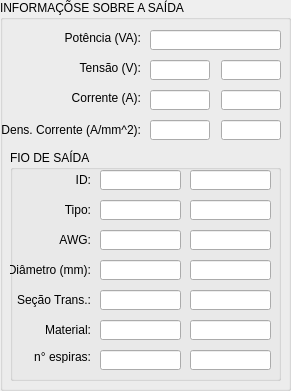
  <widget class="QGroupBox" name="groupBox_Output">
   <property name="geometry">
    <rect>
     <x>310</x>
     <y>400</y>
     <width>291</width>
     <height>391</height>
    </rect>
   </property>
   <property name="title">
    <string>INFORMAÇÕSE SOBRE A SAÍDA</string>
   </property>
   <widget class="QLabel" name="label_currentOutput">
    <property name="geometry">
     <rect>
      <x>60</x>
      <y>90</y>
      <width>81</width>
      <height>16</height>
     </rect>
    </property>
    <property name="text">
     <string>Corrente (A):</string>
    </property>
    <property name="alignment">
     <set>Qt::AlignRight|Qt::AlignTrailing|Qt::AlignVCenter</set>
    </property>
   </widget>
   <widget class="QLineEdit" name="lineEdit_voltageOutput_1">
    <property name="geometry">
     <rect>
      <x>150</x>
      <y>60</y>
      <width>60</width>
      <height>20</height>
     </rect>
    </property>
    <property name="styleSheet">
     <string notr="true"/>
    </property>
    <property name="text">
     <string/>
    </property>
   </widget>
   <widget class="QLabel" name="label_powerOutput">
    <property name="geometry">
     <rect>
      <x>60</x>
      <y>30</y>
      <width>81</width>
      <height>16</height>
     </rect>
    </property>
    <property name="text">
     <string>Potência (VA):</string>
    </property>
    <property name="alignment">
     <set>Qt::AlignRight|Qt::AlignTrailing|Qt::AlignVCenter</set>
    </property>
   </widget>
   <widget class="QLabel" name="label_voltageOutput">
    <property name="geometry">
     <rect>
      <x>60</x>
      <y>60</y>
      <width>81</width>
      <height>16</height>
     </rect>
    </property>
    <property name="text">
     <string>Tensão (V):</string>
    </property>
    <property name="alignment">
     <set>Qt::AlignRight|Qt::AlignTrailing|Qt::AlignVCenter</set>
    </property>
   </widget>
   <widget class="QLineEdit" name="lineEdit_powerOutput">
    <property name="geometry">
     <rect>
      <x>150</x>
      <y>30</y>
      <width>131</width>
      <height>20</height>
     </rect>
    </property>
    <property name="styleSheet">
     <string notr="true"/>
    </property>
    <property name="text">
     <string/>
    </property>
   </widget>
   <widget class="QLineEdit" name="lineEdit_currentOutput_1">
    <property name="geometry">
     <rect>
      <x>150</x>
      <y>90</y>
      <width>60</width>
      <height>20</height>
     </rect>
    </property>
   </widget>
   <widget class="QLineEdit" name="lineEdit_densityCurrentOutput_1">
    <property name="geometry">
     <rect>
      <x>150</x>
      <y>120</y>
      <width>60</width>
      <height>20</height>
     </rect>
    </property>
   </widget>
   <widget class="QLabel" name="label_densityCurrentOutput">
    <property name="geometry">
     <rect>
      <x>0</x>
      <y>120</y>
      <width>141</width>
      <height>20</height>
     </rect>
    </property>
    <property name="text">
     <string>Dens. Corrente (A/mm^2):</string>
    </property>
    <property name="alignment">
     <set>Qt::AlignRight|Qt::AlignTrailing|Qt::AlignVCenter</set>
    </property>
   </widget>
   <widget class="QGroupBox" name="groupBox_outputWire">
    <property name="geometry">
     <rect>
      <x>10</x>
      <y>150</y>
      <width>271</width>
      <height>231</height>
     </rect>
    </property>
    <property name="title">
     <string>FIO DE SAÍDA</string>
    </property>
    <widget class="QLineEdit" name="lineEdit_wireMaterialOutput_1">
     <property name="geometry">
      <rect>
       <x>90</x>
       <y>170</y>
       <width>81</width>
       <height>20</height>
      </rect>
     </property>
     <property name="text">
      <string/>
     </property>
    </widget>
    <widget class="QLabel" name="label_wireTypeOutput">
     <property name="geometry">
      <rect>
       <x>0</x>
       <y>50</y>
       <width>81</width>
       <height>20</height>
      </rect>
     </property>
     <property name="text">
      <string>Tipo:</string>
     </property>
     <property name="alignment">
      <set>Qt::AlignRight|Qt::AlignTrailing|Qt::AlignVCenter</set>
     </property>
    </widget>
    <widget class="QLabel" name="label_wireDiameterOutput">
     <property name="geometry">
      <rect>
       <x>0</x>
       <y>110</y>
       <width>81</width>
       <height>20</height>
      </rect>
     </property>
     <property name="text">
      <string>Diâmetro (mm):</string>
     </property>
     <property name="alignment">
      <set>Qt::AlignRight|Qt::AlignTrailing|Qt::AlignVCenter</set>
     </property>
    </widget>
    <widget class="QLineEdit" name="lineEdit_wireAreaOutput_1">
     <property name="geometry">
      <rect>
       <x>90</x>
       <y>140</y>
       <width>81</width>
       <height>20</height>
      </rect>
     </property>
     <property name="text">
      <string/>
     </property>
    </widget>
    <widget class="QLabel" name="label_wireAreaOutput">
     <property name="geometry">
      <rect>
       <x>-20</x>
       <y>140</y>
       <width>101</width>
       <height>20</height>
      </rect>
     </property>
     <property name="text">
      <string>Seção Trans.:</string>
     </property>
     <property name="alignment">
      <set>Qt::AlignRight|Qt::AlignTrailing|Qt::AlignVCenter</set>
     </property>
    </widget>
    <widget class="QLabel" name="label_wireAWGOutput">
     <property name="geometry">
      <rect>
       <x>0</x>
       <y>80</y>
       <width>81</width>
       <height>20</height>
      </rect>
     </property>
     <property name="text">
      <string>AWG:</string>
     </property>
     <property name="alignment">
      <set>Qt::AlignRight|Qt::AlignTrailing|Qt::AlignVCenter</set>
     </property>
    </widget>
    <widget class="QLineEdit" name="lineEdit_wireIDOutput_1">
     <property name="geometry">
      <rect>
       <x>90</x>
       <y>20</y>
       <width>81</width>
       <height>20</height>
      </rect>
     </property>
    </widget>
    <widget class="QLabel" name="label_wireMaterialOutput">
     <property name="geometry">
      <rect>
       <x>0</x>
       <y>170</y>
       <width>81</width>
       <height>20</height>
      </rect>
     </property>
     <property name="text">
      <string>Material:</string>
     </property>
     <property name="alignment">
      <set>Qt::AlignRight|Qt::AlignTrailing|Qt::AlignVCenter</set>
     </property>
    </widget>
    <widget class="QLabel" name="label_wireIDOutput">
     <property name="geometry">
      <rect>
       <x>0</x>
       <y>20</y>
       <width>81</width>
       <height>20</height>
      </rect>
     </property>
     <property name="text">
      <string>ID:</string>
     </property>
     <property name="alignment">
      <set>Qt::AlignRight|Qt::AlignTrailing|Qt::AlignVCenter</set>
     </property>
    </widget>
    <widget class="QLineEdit" name="lineEdit_wireAWGOutput_1">
     <property name="geometry">
      <rect>
       <x>90</x>
       <y>80</y>
       <width>81</width>
       <height>20</height>
      </rect>
     </property>
     <property name="text">
      <string/>
     </property>
    </widget>
    <widget class="QLineEdit" name="lineEdit_wireDiameterOutput_1">
     <property name="geometry">
      <rect>
       <x>90</x>
       <y>110</y>
       <width>81</width>
       <height>20</height>
      </rect>
     </property>
     <property name="text">
      <string/>
     </property>
    </widget>
    <widget class="QLabel" name="label_turnsOUT">
     <property name="geometry">
      <rect>
       <x>0</x>
       <y>200</y>
       <width>81</width>
       <height>13</height>
      </rect>
     </property>
     <property name="text">
      <string>n° espiras:</string>
     </property>
     <property name="alignment">
      <set>Qt::AlignRight|Qt::AlignTrailing|Qt::AlignVCenter</set>
     </property>
    </widget>
    <widget class="QLineEdit" name="lineEdit_turnsOUT_1">
     <property name="geometry">
      <rect>
       <x>90</x>
       <y>200</y>
       <width>81</width>
       <height>20</height>
      </rect>
     </property>
    </widget>
    <widget class="QLineEdit" name="lineEdit_wireIDOutput_2">
     <property name="enabled">
      <bool>true</bool>
     </property>
     <property name="geometry">
      <rect>
       <x>180</x>
       <y>20</y>
       <width>81</width>
       <height>20</height>
      </rect>
     </property>
     <property name="readOnly">
      <bool>false</bool>
     </property>
    </widget>
    <widget class="QLineEdit" name="lineEdit_wireMaterialOutput_2">
     <property name="enabled">
      <bool>true</bool>
     </property>
     <property name="geometry">
      <rect>
       <x>180</x>
       <y>170</y>
       <width>81</width>
       <height>20</height>
      </rect>
     </property>
     <property name="text">
      <string/>
     </property>
     <property name="readOnly">
      <bool>false</bool>
     </property>
    </widget>
    <widget class="QLineEdit" name="lineEdit_wireAreaOutput_2">
     <property name="enabled">
      <bool>true</bool>
     </property>
     <property name="geometry">
      <rect>
       <x>180</x>
       <y>140</y>
       <width>81</width>
       <height>20</height>
      </rect>
     </property>
     <property name="text">
      <string/>
     </property>
     <property name="readOnly">
      <bool>false</bool>
     </property>
    </widget>
    <widget class="QLineEdit" name="lineEdit_wireAWGOutput_2">
     <property name="enabled">
      <bool>true</bool>
     </property>
     <property name="geometry">
      <rect>
       <x>180</x>
       <y>80</y>
       <width>81</width>
       <height>20</height>
      </rect>
     </property>
     <property name="text">
      <string/>
     </property>
     <property name="readOnly">
      <bool>false</bool>
     </property>
    </widget>
    <widget class="QLineEdit" name="lineEdit_turnsOUT_2">
     <property name="enabled">
      <bool>true</bool>
     </property>
     <property name="geometry">
      <rect>
       <x>180</x>
       <y>200</y>
       <width>81</width>
       <height>20</height>
      </rect>
     </property>
     <property name="readOnly">
      <bool>false</bool>
     </property>
    </widget>
    <widget class="QLineEdit" name="lineEdit_wireDiameterOutput_2">
     <property name="enabled">
      <bool>true</bool>
     </property>
     <property name="geometry">
      <rect>
       <x>180</x>
       <y>110</y>
       <width>81</width>
       <height>20</height>
      </rect>
     </property>
     <property name="text">
      <string/>
     </property>
     <property name="readOnly">
      <bool>false</bool>
     </property>
    </widget>
    <widget class="QLineEdit" name="lineEdit_wireTypeOutput_1">
     <property name="geometry">
      <rect>
       <x>90</x>
       <y>50</y>
       <width>81</width>
       <height>20</height>
      </rect>
     </property>
    </widget>
    <widget class="QLineEdit" name="lineEdit_wireTypeOutput_2">
     <property name="enabled">
      <bool>true</bool>
     </property>
     <property name="geometry">
      <rect>
       <x>180</x>
       <y>50</y>
       <width>81</width>
       <height>20</height>
      </rect>
     </property>
    </widget>
   </widget>
   <widget class="QLineEdit" name="lineEdit_voltageOutput_2">
    <property name="enabled">
     <bool>true</bool>
    </property>
    <property name="geometry">
     <rect>
      <x>221</x>
      <y>60</y>
      <width>60</width>
      <height>20</height>
     </rect>
    </property>
    <property name="styleSheet">
     <string notr="true"/>
    </property>
    <property name="text">
     <string/>
    </property>
    <property name="readOnly">
     <bool>false</bool>
    </property>
   </widget>
   <widget class="QLineEdit" name="lineEdit_currentOutput_2">
    <property name="enabled">
     <bool>true</bool>
    </property>
    <property name="geometry">
     <rect>
      <x>221</x>
      <y>90</y>
      <width>60</width>
      <height>20</height>
     </rect>
    </property>
    <property name="readOnly">
     <bool>false</bool>
    </property>
   </widget>
   <widget class="QLineEdit" name="lineEdit_densityCurrentOutput_2">
    <property name="enabled">
     <bool>true</bool>
    </property>
    <property name="geometry">
     <rect>
      <x>221</x>
      <y>120</y>
      <width>60</width>
      <height>20</height>
     </rect>
    </property>
    <property name="readOnly">
     <bool>false</bool>
    </property>
   </widget>
  </widget>
